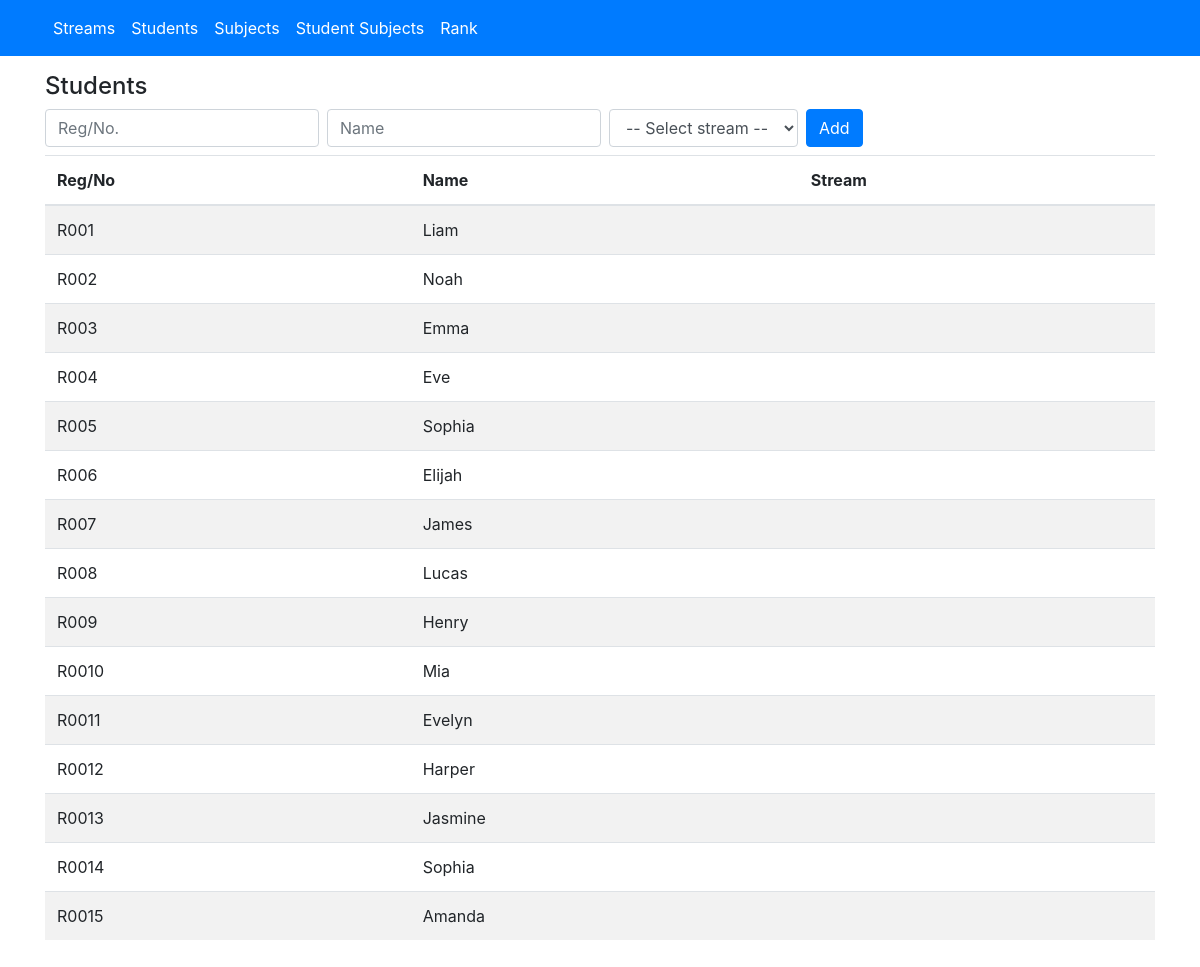
Before: /students.php with the older database file.
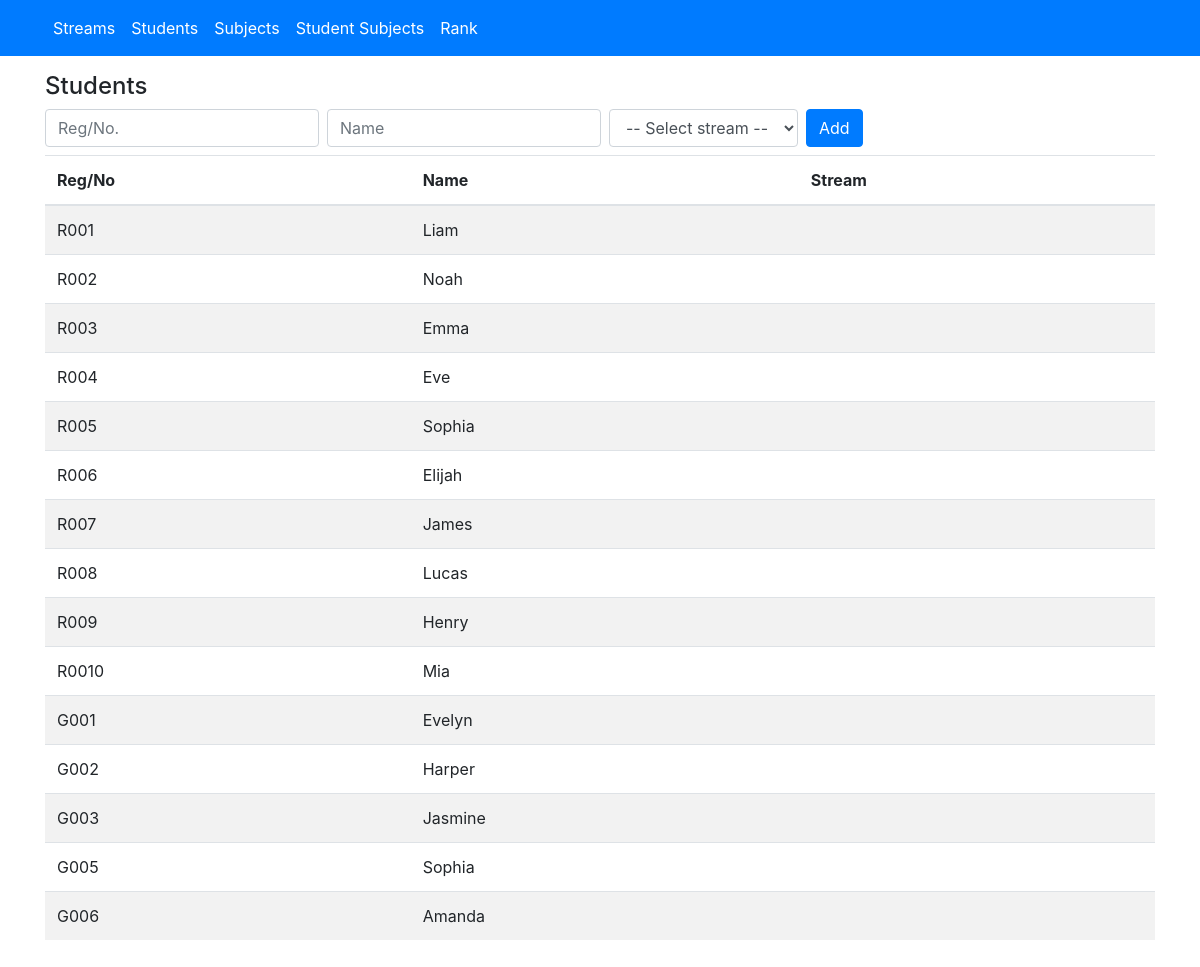
After: the same page with the newer database file.
### tables this page shows
CREATE TABLE "students" (
	"id"	INTEGER,
	"name"	TEXT NOT NULL,
	"reg_no"	TEXT NOT NULL UNIQUE,
	"stream_id"	INTEGER NOT NULL DEFAULT 0,
	PRIMARY KEY("id" AUTOINCREMENT)
);

### database.php (called while the page is built, shortened)
<?php
$pdo = new PDO('sqlite:app.db');
$pdo->setAttribute(PDO::ATTR_ERRMODE, PDO::ERRMODE_EXCEPTION);
function query($sql='', $params=[])
{
    global $pdo;
    $stmt = $pdo->prepare($sql);
    if ($params) $stmt->execute($params);
    else $stmt->execute();
    return $stmt->fetchAll(PDO::FETCH_ASSOC);
}

### controllers/students_controller.php (called while the page is built, shortened)
<?php
$student_rows = query('SELECT * FROM students');

### students.php (the view, shortened to what this page needs)
<!DOCTYPE html>
<html lang="en">
<head>
    <link rel="stylesheet" href="https://stackpath.bootstrapcdn.com/bootstrap/4.3.1/css/bootstrap.min.css">
    <link rel="stylesheet" href="https://cdnjs.cloudflare.com/ajax/libs/bootstrap-multiselect/0.9.13/css/bootstrap-multiselect.css">
</head>
<body>
<?php include 'header.php' ?>
<div class="container">
    <?php require 'controllers/students_controller.php'; ?>
    <div class="pt-3">
        <h4>Students</h4>
        <form class="form-inline mb-2" action="" method="POST">
            <div class="input-group">
                <input type="text" class="form-control mr-2" placeholder="Reg/No." name="reg_no" required>
            </div>
            <div class="input-group">
                <input type="text" class="form-control mr-2" placeholder="Name" name="name" required>
            </div>
            <div class="input-group">
                <select name="stream_id" id="" class="form-control mr-2" required>
                    <option value="">-- Select stream --</option>
                </select>
            </div>
            <br>
            <button type="submit" class="btn btn-primary">Add</button>
        </form>
        <div style="height:80vh;overflow:auto">
            <table class="table table-striped">
                <thead>
                    <tr>
                        <th>Reg/No</th>
                        <th>Name</th>
                        <th>Stream</th>
                    </tr>
                </thead>
                <tbody>
                    <?php foreach ($student_rows as $key => $value): ?>
                        <tr>
                            <td><?php echo $value['reg_no'] ?></td>
                            <td><?php echo $value['name'] ?></td>
                            <td>
                            </td>
                        </tr>
                    <?php endforeach; ?>
                </tbody>
            </table>
        </div>
    </div>
</div>
</body>
</html>

### header.php (shortened to what this page needs)
<nav class="navbar navbar-expand-lg navbar-dark bg-primary">
    <div class="container">
        <div class="collapse navbar-collapse">
            <ul class="navbar-nav mr-auto">
                <li class="nav-item"><a class="nav-link" href="streams.php">Streams</a></li>
                <li class="nav-item"><a class="nav-link" href="students.php">Students</a></li>
                <li class="nav-item"><a class="nav-link" href="subjects.php">Subjects</a></li>
                <li class="nav-item"><a class="nav-link" href="student_subjects.php">Student Subjects</a></li>
                <li class="nav-item"><a class="nav-link" href="rank.php">Rank</a></li>
            </ul>
        </div>
    </div>
</nav>

### header.php (style rules this page uses)
.nav-item a:link { color: white!important; }

Changed rows visible on the page:
changed students "Evelyn": reg_no "R0011" → "G001"
changed students "Harper": reg_no "R0012" → "G002"
changed students "Jasmine": reg_no "R0013" → "G003"
changed students (number 14 of 15 on the later page): reg_no "R0014" → "G005"
changed students "Amanda": reg_no "R0015" → "G006"
